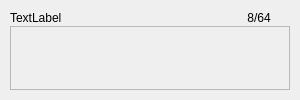
<?xml version="1.0" encoding="UTF-8"?>
<ui version="4.0">
 <class>ServerRoomListItem</class>
 <widget class="QWidget" name="ServerRoomListItem">
  <property name="geometry">
   <rect>
    <x>0</x>
    <y>0</y>
    <width>300</width>
    <height>100</height>
   </rect>
  </property>
  <property name="windowTitle">
   <string>Form</string>
  </property>
  <layout class="QGridLayout" name="layout_room_list_item">
   <property name="leftMargin">
    <number>10</number>
   </property>
   <property name="topMargin">
    <number>10</number>
   </property>
   <property name="rightMargin">
    <number>10</number>
   </property>
   <property name="bottomMargin">
    <number>10</number>
   </property>
   <property name="spacing">
    <number>0</number>
   </property>
   <item row="0" column="2">
    <widget class="QLabel" name="icon_arrow">
     <property name="minimumSize">
      <size>
       <width>16</width>
       <height>16</height>
      </size>
     </property>
     <property name="maximumSize">
      <size>
       <width>16</width>
       <height>16</height>
      </size>
     </property>
     <property name="text">
      <string/>
     </property>
     <property name="pixmap">
      <pixmap resource="resources.qrc">:/icons/arrow_down.png</pixmap>
     </property>
     <property name="scaledContents">
      <bool>true</bool>
     </property>
    </widget>
   </item>
   <item row="0" column="0">
    <widget class="QLabel" name="label_name">
     <property name="sizePolicy">
      <sizepolicy hsizetype="Expanding" vsizetype="Preferred">
       <horstretch>0</horstretch>
       <verstretch>0</verstretch>
      </sizepolicy>
     </property>
     <property name="minimumSize">
      <size>
       <width>100</width>
       <height>16</height>
      </size>
     </property>
     <property name="maximumSize">
      <size>
       <width>16777215</width>
       <height>16</height>
      </size>
     </property>
     <property name="text">
      <string>TextLabel</string>
     </property>
    </widget>
   </item>
   <item row="0" column="1">
    <widget class="QLabel" name="label_playercount">
     <property name="minimumSize">
      <size>
       <width>30</width>
       <height>16</height>
      </size>
     </property>
     <property name="maximumSize">
      <size>
       <width>30</width>
       <height>16</height>
      </size>
     </property>
     <property name="text">
      <string>8/64</string>
     </property>
     <property name="alignment">
      <set>Qt::AlignCenter</set>
     </property>
    </widget>
   </item>
   <item row="1" column="0" colspan="3">
    <widget class="QFrame" name="frame_player_list">
     <property name="frameShape">
      <enum>QFrame::StyledPanel</enum>
     </property>
     <property name="frameShadow">
      <enum>QFrame::Raised</enum>
     </property>
     <layout class="QVBoxLayout" name="layout_player_list">
      <property name="spacing">
       <number>3</number>
      </property>
      <property name="leftMargin">
       <number>3</number>
      </property>
      <property name="topMargin">
       <number>10</number>
      </property>
      <property name="rightMargin">
       <number>3</number>
      </property>
      <property name="bottomMargin">
       <number>0</number>
      </property>
     </layout>
    </widget>
   </item>
  </layout>
 </widget>
 <resources>
  <include location="resources.qrc"/>
 </resources>
 <connections/>
</ui>
